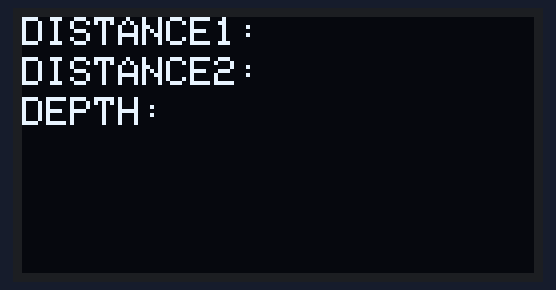
Recording of a sketch running on a simulated Arduino Uno, built with avr-gcc and run on an emulated ATmega328P. Parts: 128×64 one-colour display.

Above: at 2.1 s.

The sketch:

monitor.ino
```cpp
//48, 49, 50, 51, 52, 53, 54, 55, 56, 57
//0 , 1 , 2 , 3 , 4 , 5 , 6 , 7 , 8 , 9
#include <SPI.h>
#include <Wire.h>
#include <Adafruit_GFX.h>
#include <Adafruit_SSD1306.h>

#define SCREEN_WIDTH 128 // OLED display width, in pixels
#define SCREEN_HEIGHT 64 // OLED display height, in pixels

// Declaration for an SSD1306 display connected to I2C (SDA, SCL pins)
#define OLED_RESET     -1 // Reset pin # (or -1 if sharing Arduino reset pin)
Adafruit_SSD1306 display(SCREEN_WIDTH, SCREEN_HEIGHT, &Wire, OLED_RESET);

int start_text[] =
{ 83, 84, 65, 82, 84   };

int distance1[] =
{ 68, 73, 83, 84, 65, 78, 67, 69, 49, 58   };

int distance2[] =
{ 68, 73, 83, 84, 65, 78, 67, 69, 50, 58   };

int depth[] =
{ 68, 69, 80, 84, 72, 58  };

void setup() {
  Serial.begin(9600);

  // SSD1306_SWITCHCAPVCC = generate display voltage from 3.3V internally
  if(!display.begin(SSD1306_SWITCHCAPVCC, 0x3C)) { // Address 0x3D for 128x64
    Serial.println(F("SSD1306 allocation failed"));
    for(;;); // Don't proceed, loop forever
  }
  // Show initial display buffer contents on the screen --
  // the library initializes this with an Adafruit splash screen.
 // display.display();
  //delay(2000); // Pause for 2 seconds

  // Clear the buffer
  display.clearDisplay();
 beginning_began();      // Draw characters of the default font
 pin_out();
}

void loop() {
}


void beginning_began(void) {
int i;
  display.clearDisplay();

  display.setTextSize(1);      // Normal 1:1 pixel scale
  display.setTextColor(SSD1306_WHITE); // Draw white text
  display.setCursor(0, 0);     // Start at top-left corner
  display.cp437(true);         // Use full 256 char 'Code Page 437' font

  // Not all the characters will fit on the display. This is normal.
  // Library will draw what it can and the rest will be clipped.

 for (i = 0; i < 5
; i++) {
display.write(start_text[i]);
}

  display.display();
  delay(2000);
}


void pin_out(void) {
int i;
  display.clearDisplay();

  display.setTextSize(1);      // Normal 1:1 pixel scale
  display.setTextColor(SSD1306_WHITE); // Draw white text
  display.setCursor(0, 0);     // Start at top-left corner
  display.cp437(true);         // Use full 256 char 'Code Page 437' font

  // Not all the characters will fit on the display. This is normal.
  // Library will draw what it can and the rest will be clipped.

for (i = 0; i < 10; i++) {
display.write(distance1[i]);
}

display.setCursor(0, 10);

for (i = 0; i < 10; i++) {
display.write(distance2[i]);
}

display.setCursor(0, 20);

for (i = 0; i < 6; i++) {
display.write(depth[i]);
}

  display.display();
  delay(2000);
}
```
